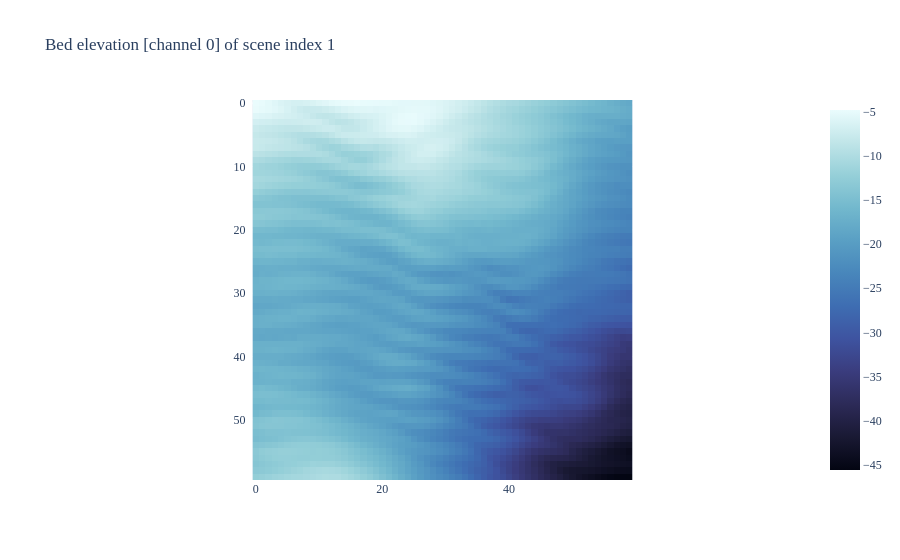

The code cell stored with this chart in its notebook:
### Code cell
up_nb_mean_scaled

fig = px.imshow(up_nb_mean[4, :, :, :, :].squeeze(), 
                # color_continuous_scale = 'Viridis',
                # color_continuous_scale = 'algae',
                color_continuous_scale = 'ice',
                # DEFAULT for matrices: only tensor because of conversion
                origin = "upper", title = "Bed elevation [channel 0] of scene index 1")

fig.update_layout(font_family = "Times New Roman")
fig.update_yaxes(ticksuffix = "  ")

fig.show()

### Figure 1 — Plotly figure (JSON) as saved in the notebook; plotly's stock layout.template omitted (floating-point values rounded to 4 significant figures; data arrays with more than 128 entries replaced by an {"elided": "..."} marker saying what was removed)
{"data": [{"coloraxis": "coloraxis", "hovertemplate": "x: %{x}<br>y: %{y}<br>color: %{z}<extra></extra>", "name": "0", "type": "heatmap", "xaxis": "x", "yaxis": "y", "z": {"elided": "60x60 float values"}}], "layout": {"coloraxis": {"colorscale": [[0, "rgb(3, 5, 18)"], [0.09091, "rgb(25, 25, 51)"], [0.1818, "rgb(44, 42, 87)"], [0.2727, "rgb(58, 60, 125)"], [0.3636, "rgb(62, 83, 160)"], [0.4545, "rgb(62, 109, 178)"], [0.5455, "rgb(72, 134, 187)"], [0.6364, "rgb(89, 159, 196)"], [0.7273, "rgb(114, 184, 205)"], [0.8182, "rgb(149, 207, 216)"], [0.9091, "rgb(192, 229, 232)"], [1, "rgb(234, 252, 253)"]]}, "font": {"family": "Times New Roman"}, "title": {"text": "Bed elevation [channel 0] of scene index 1"}, "xaxis": {"anchor": "y", "constrain": "domain", "domain": [0, 1], "scaleanchor": "y"}, "yaxis": {"anchor": "x", "autorange": "reversed", "constrain": "domain", "domain": [0, 1], "ticksuffix": "  "}}}
